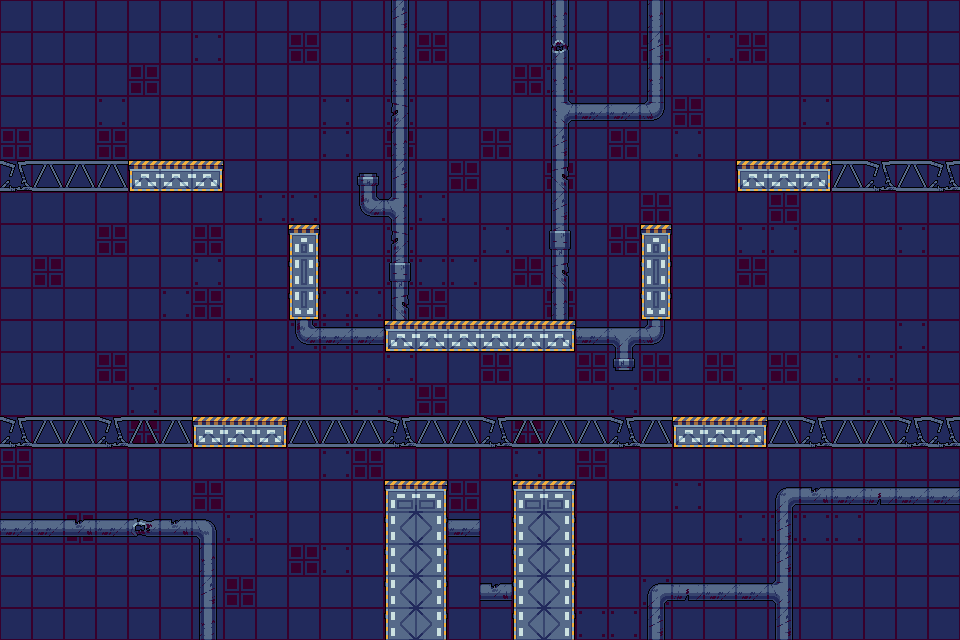

Below is a game level as drawn by its tile map, then a one-line description and the .tmx file that defines it, in full:
An orthogonal 30x20 tile map with 32x32 px tiles, 2 tile layers (Fondo, Terreno) and 19 objects (9x Piso, 4x Spawn, 4x Arma, Limite, Camara).

<map version="1.10" tiledversion="1.12.2" orientation="orthogonal" renderorder="right-down" width="30" height="20" tilewidth="32" tileheight="32" infinite="0" nextlayerid="5" nextobjectid="20">
 <tileset firstgid="1" source="TileSet/TilesetTuberias.tsx" />
 <layer id="2" name="Fondo" width="30" height="20">
  <data encoding="csv">
70,70,70,70,70,70,70,70,70,70,70,70,70,70,70,70,70,70,70,70,70,70,70,70,70,70,70,70,70,70,
70,70,70,70,70,70,71,70,70,2,70,70,70,2,70,70,70,70,70,70,2,70,71,2,70,70,70,70,70,70,
70,70,70,70,2,70,70,70,70,70,70,70,70,70,70,70,2,71,70,70,70,70,70,70,70,70,70,70,70,70,
70,70,70,71,70,70,70,70,70,70,71,70,71,70,70,70,70,70,70,70,70,2,70,70,70,71,70,70,70,70,
2,70,70,2,70,70,70,70,70,70,71,70,2,70,70,2,70,70,70,2,70,71,70,70,70,70,70,70,70,70,
70,70,70,70,70,70,70,70,70,70,70,70,70,70,2,70,70,2,70,70,70,70,70,70,70,70,70,70,70,70,
70,70,70,70,70,70,70,70,71,71,70,70,70,71,70,70,70,70,70,70,2,70,70,70,2,70,70,70,70,70,
70,70,70,2,70,70,2,70,70,70,70,70,71,70,70,71,70,70,70,2,70,70,70,71,71,70,70,70,71,70,
70,2,70,70,70,70,71,70,70,70,70,70,71,71,71,70,2,70,70,70,2,70,70,2,70,70,70,70,70,70,
70,70,70,70,70,71,2,70,70,70,71,71,70,2,70,70,70,2,70,70,70,70,70,70,70,70,70,70,70,70,
70,70,70,70,70,70,70,70,70,71,71,70,70,70,70,70,70,70,70,70,70,70,70,70,70,70,70,70,71,70,
70,70,70,2,70,70,70,71,70,70,70,70,71,70,70,2,70,70,2,70,2,70,2,70,2,70,71,71,70,70,
70,70,70,70,71,70,70,70,70,70,70,71,70,2,70,70,70,70,70,71,70,70,70,71,70,70,70,71,70,70,
70,70,70,70,2,70,70,71,71,70,70,70,70,70,70,70,2,70,70,70,70,70,70,70,70,70,70,71,70,70,
2,70,70,70,70,70,70,70,70,70,71,2,70,70,70,70,70,70,2,70,70,70,70,70,70,70,70,70,70,70,
70,70,70,70,70,70,2,70,70,70,70,70,71,70,2,70,70,70,70,70,70,71,70,70,70,70,70,70,70,70,
70,70,2,70,70,70,70,71,70,70,70,70,70,70,70,70,70,71,70,70,70,70,70,71,71,71,71,70,70,70,
70,70,70,70,70,70,70,70,70,2,71,70,70,70,70,70,70,70,70,70,70,70,70,70,70,70,70,70,70,70,
70,70,70,70,70,70,70,2,70,70,70,70,70,70,70,70,70,70,70,70,71,70,70,70,70,70,70,70,70,70,
70,70,70,70,70,70,70,70,70,70,70,70,70,70,70,70,70,71,71,71,70,70,70,70,70,70,70,70,70,70
</data>
 </layer>
 <layer id="1" name="Terreno" width="30" height="20">
  <data encoding="csv">
0,0,0,0,0,0,0,0,0,0,0,0,22,0,0,0,0,17,0,0,17,0,0,0,0,0,0,0,0,0,
0,0,0,0,0,0,0,0,0,0,0,0,17,0,0,0,0,21,0,0,22,0,0,0,0,0,0,0,0,0,
0,0,0,0,0,0,0,0,0,0,0,0,17,0,0,0,0,17,0,0,17,0,0,0,0,0,0,0,0,0,
0,0,0,0,0,0,0,0,0,0,0,0,2147483672,0,0,0,0,2147483682,15,15,32,0,0,0,0,0,0,0,0,0,
0,0,0,0,0,0,0,0,0,0,0,0,17,0,0,0,0,22,0,0,0,0,0,0,0,0,0,0,0,0,
10,11,11,11,42,43,44,0,0,0,0,36,22,0,0,0,0,24,0,0,0,0,0,42,43,44,11,10,11,10,
0,0,0,0,0,0,0,0,0,0,0,30,34,0,0,0,0,22,0,0,0,0,0,0,0,0,0,0,0,0,
0,0,0,0,0,0,0,0,0,41,0,0,2147483672,0,0,0,0,27,0,0,41,0,0,0,0,0,0,0,0,0,
0,0,0,0,0,0,0,0,0,49,0,0,27,0,0,0,0,24,0,0,49,0,0,0,0,0,0,0,0,0,
0,0,0,0,0,0,0,0,0,57,0,0,24,0,0,0,0,17,0,0,57,0,0,0,0,0,0,0,0,0,
0,0,0,0,0,0,0,0,0,30,31,31,42,43,43,43,43,44,31,18,32,0,0,0,0,0,0,0,0,0,
0,0,0,0,0,0,0,0,0,0,0,0,0,0,0,0,0,0,0,28,0,0,0,0,0,0,0,0,0,0,
0,0,0,0,0,0,0,0,0,0,0,0,0,0,0,0,0,0,0,0,0,0,0,0,0,0,0,0,0,0,
10,11,11,10,11,11,42,43,44,11,11,11,10,11,11,10,11,11,11,10,11,42,43,44,11,10,11,11,10,10,
0,0,0,0,0,0,0,0,0,0,0,0,0,0,0,0,71,0,0,0,0,0,0,0,0,0,0,0,0,0,
0,0,0,0,0,0,0,0,0,0,0,0,38,40,0,0,38,40,0,0,0,0,0,0,14,35,15,23,15,15,
15,15,35,15,37,35,16,0,0,0,0,0,46,48,15,0,46,48,0,0,0,0,0,0,22,0,0,0,0,0,
0,0,0,0,0,0,17,0,0,0,0,0,46,48,0,0,46,48,0,0,0,0,0,0,22,0,0,0,0,0,
0,0,0,0,0,0,22,0,0,0,0,0,46,48,0,35,46,48,0,0,14,23,15,15,34,0,0,0,0,0,
0,0,0,0,0,0,17,0,0,0,0,0,46,48,0,0,46,48,0,0,22,0,0,0,22,0,0,0,0,0
</data>
 </layer>
 <objectgroup id="3" name="Entidades">
  <object id="1" name="Y asesina D:" type="Limite" x="480" y="640">
   <point />
  </object>
  <object id="2" name="camaraPos" type="Camara" x="480" y="320">
   <point />
  </object>
  <object id="3" name="Spawn" type="Spawn" x="720" y="368">
   <point />
  </object>
  <object id="4" name="Spawn" type="Spawn" x="784" y="112">
   <point />
  </object>
  <object id="5" name="Spawn" type="Spawn" x="176" y="112">
   <point />
  </object>
  <object id="6" name="Spawn" type="Spawn" x="240" y="368">
   <point />
  </object>
  <object id="7" name="Arma" type="Arma" x="656" y="176">
   <point />
  </object>
  <object id="8" name="Arma" type="Arma" x="304" y="176">
   <point />
  </object>
  <object id="9" name="Arma" type="Arma" x="544" y="432">
   <point />
  </object>
  <object id="10" name="Arma" type="Arma" x="416" y="432">
   <point />
  </object>
 </objectgroup>
 <objectgroup id="4" name="Fisico">
  <object id="11" type="Piso" x="128" y="160">
   <polygon points="0,0 96,0 96,32 0,32" />
  </object>
  <object id="12" type="Piso" x="736" y="160">
   <polygon points="0,0 96,0 96,32 0,32" />
  </object>
  <object id="13" type="Piso" x="640" y="224">
   <polygon points="0,0 32,0 32,96 0,96" />
  </object>
  <object id="14" type="Piso" x="672" y="416">
   <polygon points="0,0 96,0 96,32 0,32" />
  </object>
  <object id="15" type="Piso" x="576" y="480">
   <polygon points="0,0 -64,0 -64,160 0,160" />
  </object>
  <object id="16" type="Piso" x="448" y="480">
   <polygon points="0,0 -64,0 -64,160 0,160" />
  </object>
  <object id="17" type="Piso" x="192" y="416">
   <polygon points="0,0 96,0 96,32 0,32" />
  </object>
  <object id="18" type="Piso" x="384" y="320">
   <polygon points="0,0 192,0 192,32 0,32" />
  </object>
  <object id="19" type="Piso" x="320" y="320">
   <polygon points="0,0 -32,0 -32,-96 0,-96" />
  </object>
 </objectgroup>
</map>
